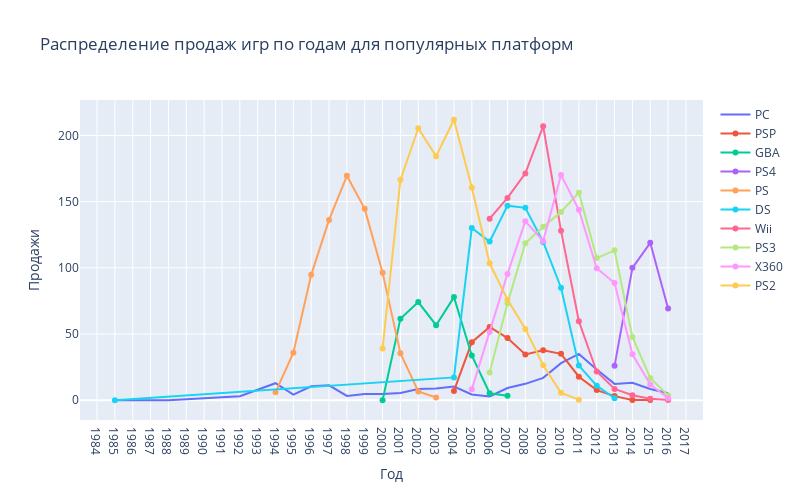

Notebook code for this chart:
### Code cell
pop_platform = pop_platform_sales.index
pop_platform_dist_years = games.query('platform in @pop_platform').groupby(by=['platform', 'year_of_release']).sales.sum()
feature_sales_dist_through_years(pop_platform, pop_platform_dist_years, title_text='Распределение продаж игр по годам для популярных платформ')

### Figure 1 — Plotly figure (JSON) as saved in the notebook; plotly's stock layout.template omitted (floating-point values rounded to 4 significant figures)
{"data": [{"marker": {"symbol": "circle"}, "name": "PC", "type": "scatter", "x": [1985, 1988, 1992, 1994, 1995, 1996, 1997, 1998, 1999, 2000, 2001, 2002, 2003, 2004, 2005, 2006, 2007, 2008, 2009, 2010, 2011, 2012, 2013, 2014, 2015, 2016], "y": [0.04, 0.03, 3.03, 12.87, 4.22, 10.58, 11.27, 3.26, 4.74, 4.66, 5.47, 8.57, 8.84, 10.39, 4.37, 2.85, 9.28, 12.42, 16.91, 28.04, 35.03, 23.22, 12.38, 13.28, 8.52, 5.25]}, {"marker": {"symbol": "circle"}, "name": "PSP", "type": "scatter", "x": [2004, 2005, 2006, 2007, 2008, 2009, 2010, 2011, 2012, 2013, 2014, 2015], "y": [7.06, 43.84, 55.32, 46.93, 34.55, 37.78, 35.04, 17.82, 7.69, 3.14, 0.24, 0.12]}, {"marker": {"symbol": "circle"}, "name": "GBA", "type": "scatter", "x": [2000, 2001, 2002, 2003, 2004, 2005, 2006, 2007], "y": [0.07, 61.53, 74.16, 56.67, 77.91, 33.86, 5.28, 3.4]}, {"marker": {"symbol": "circle"}, "name": "PS4", "type": "scatter", "x": [2013, 2014, 2015, 2016], "y": [25.99, 100, 118.9, 69.25]}, {"marker": {"symbol": "circle"}, "name": "PS", "type": "scatter", "x": [1994, 1995, 1996, 1997, 1998, 1999, 2000, 2001, 2002, 2003], "y": [6.03, 35.96, 94.7, 136.2, 169.5, 144.5, 96.37, 35.59, 6.67, 2.07]}, {"marker": {"symbol": "circle"}, "name": "DS", "type": "scatter", "x": [1985, 2004, 2005, 2006, 2007, 2008, 2009, 2010, 2011, 2012, 2013], "y": [0.02, 17.27, 130.1, 119.8, 146.9, 145.3, 119.5, 85.02, 26.18, 11.01, 1.54]}, {"marker": {"symbol": "circle"}, "name": "Wii", "type": "scatter", "x": [2006, 2007, 2008, 2009, 2010, 2011, 2012, 2013, 2014, 2015, 2016], "y": [137.2, 152.8, 171.3, 207.0, 128.0, 59.65, 21.71, 8.59, 3.75, 1.14, 0.18]}, {"marker": {"symbol": "circle"}, "name": "PS3", "type": "scatter", "x": [2006, 2007, 2008, 2009, 2010, 2011, 2012, 2013, 2014, 2015, 2016], "y": [20.96, 73.19, 118.5, 130.9, 142.2, 156.8, 107.4, 113.2, 47.76, 16.82, 3.6]}, {"marker": {"symbol": "circle"}, "name": "X360", "type": "scatter", "x": [2005, 2006, 2007, 2008, 2009, 2010, 2011, 2012, 2013, 2014, 2015, 2016], "y": [8.25, 51.62, 95.41, 135.3, 120.3, 170.0, 143.8, 99.74, 88.58, 34.74, 11.96, 1.52]}, {"marker": {"symbol": "circle"}, "name": "PS2", "type": "scatter", "x": [2000, 2001, 2002, 2003, 2004, 2005, 2006, 2007, 2008, 2009, 2010, 2011], "y": [39.17, 166.4, 205.4, 184.3, 211.8, 160.7, 103.4, 75.99, 53.9, 26.4, 5.64, 0.45]}], "layout": {"height": 500, "showlegend": true, "title": {"text": "Распределение продаж игр по годам для популярных платформ"}, "width": 800, "xaxis": {"dtick": 1, "title": {"text": "Год"}}, "yaxis": {"title": {"text": "Продажи"}}}}
